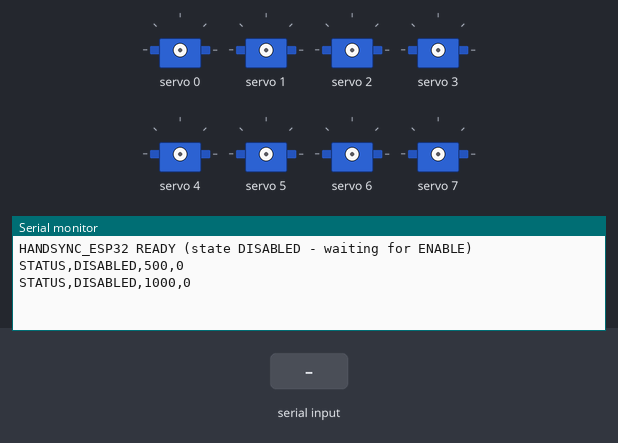
A sketch run on a simulated ESP32. Parts: 8 × servo, the last lines printed to the serial monitor. The test bench sets the inputs (shaded band).

Above: at 1.2 s.
1.3 s: "ENABLE\n" received over Serial
At 1.81 s:
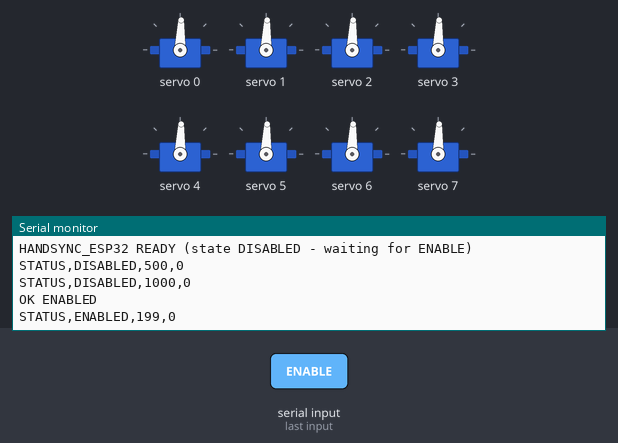
2.8 s: "STOP\n" received over Serial
At 3.31 s:
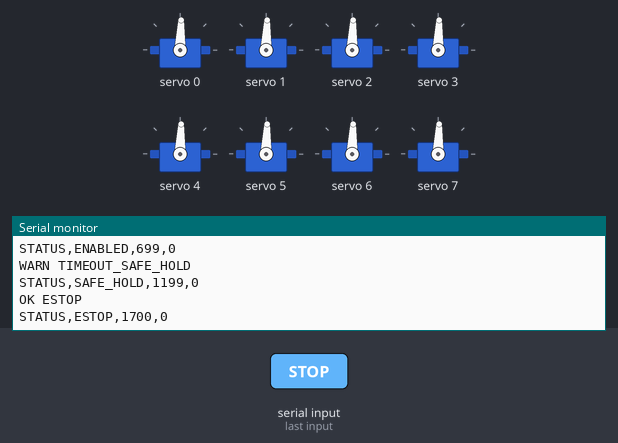
4.5 s: "RESUME\n" received over Serial
At 5.81 s:
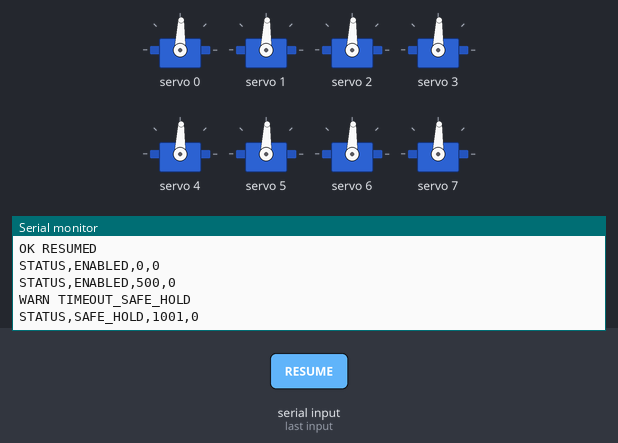
6.0 s: "DISABLE\n" received over Serial
At 6.31 s:
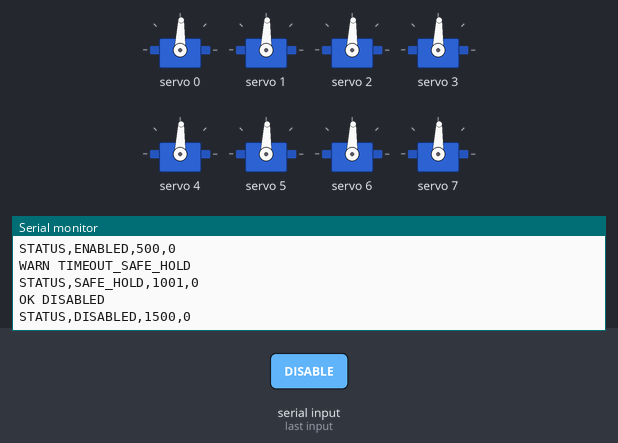
7.5 s: "HOME\n" received over Serial
At 8.4 s:
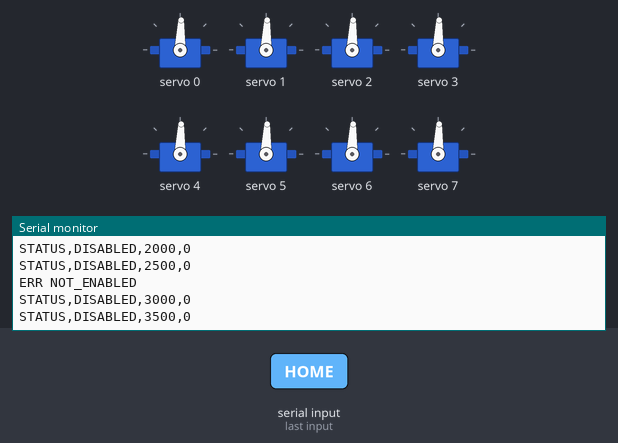
9.0 s: ",\n" received over Serial
At 9.4 s:
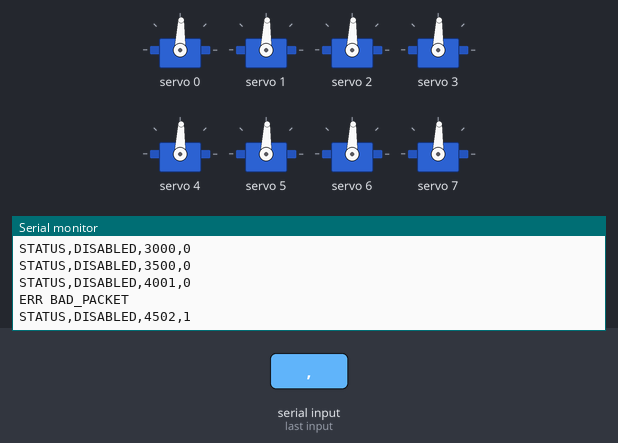
Timing chart, 0 to 11.5 s (numbered marks = the images above; inputs shaded):
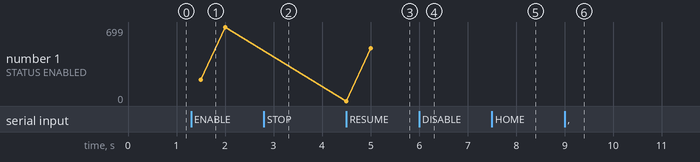

Measured:
- after the input at 1.3 s, the serial monitor: prints a new line at once (image 1)
- after the input at 2.8 s, the serial monitor: prints a new line at once (image 2)
- after the input at 4.5 s, the serial monitor: prints a new line at once (image 3)
- after the input at 6.0 s, the serial monitor: prints a new line at once (image 4)
- after the input at 7.5 s, the serial monitor: prints a new line at once (image 5)
- after the input at 9.0 s, the serial monitor: prints a new line at once (image 6)
- plotted number 1: 699 → 500 after the input at 4.5 s

The sketch:

HANDSYNC_ESP32.ino
```cpp
/*
 * HANDSYNC ESP32 firmware  -  USB serial -> PCA9685 -> 8 servos (two 4-DOF arms)
 *
 * Library needed (Arduino IDE > Library Manager):  "Adafruit PWM Servo Driver Library"
 * Board: any "ESP32 Dev Module" (Arduino-ESP32 core 2.x or 3.x).  Serial Monitor must be CLOSED
 * while the HANDSYNC app is connected.
 *
 * ---- Protocol (text lines, 115200 baud, '\n' terminated) --------------------------------
 *  PC -> ESP32
 *    90,80,110,90,90,100,70,30   8 angles: ch0..7 = L base, L shoulder, L elbow, L gripper,
 *                                                     R base, R shoulder, R elbow, R gripper
 *    PING     heartbeat (keeps the link alive when no angles are being sent)
 *    ENABLE   start driving the servos (starts from HOME, ramps to commanded angles)
 *    DISABLE  freeze servos where they are, ignore angle packets
 *    HOME     target = home angles (only while ENABLED)
 *    STOP     EMERGENCY STOP: freeze, ignore everything except RESUME / STATUS
 *    RESUME   leave emergency stop -> ENABLED (holds current position until new packets arrive)
 *    STATUS   print status now
 *  ESP32 -> PC
 *    STATUS,<STATE>,<ms since last valid packet>,<invalid packet count>   (every 500 ms)
 *    OK ...  /  ERR ...  /  WARN ...
 *
 * ---- Safety ---------------------------------------------------------------------------
 *  - At boot NO servo signal is generated (no sweep, no jump). State = DISABLED.
 *  - Servos are only driven after an explicit ENABLE.
 *  - Per-servo min/max limits are enforced here again (independent of the PC).
 *  - Slew-rate limit (MAX_SLEW_DEG_PER_SEC) so even a bad packet cannot snap a servo.
 *  - If no valid packet/PING arrives for COMMAND_TIMEOUT_MS while ENABLED -> SAFE_HOLD
 *    (freeze). A new valid ANGLE packet resumes. EMERGENCY STOP never auto-resumes.
 *  - Servo power MUST come from a separate 5-6 V supply (see README). Share GND only.
 */

#include <Wire.h>
#include <Adafruit_PWMServoDriver.h>

// ======================= USER SETTINGS =======================
#define SDA_PIN 21                         // ESP32 DevKit default I2C pins
#define SCL_PIN 22
const uint8_t  PCA9685_ADDRESS        = 0x40;
const uint32_t SERIAL_BAUD            = 115200;
const uint32_t COMMAND_TIMEOUT_MS     = 750;    // keep equal to config.ESP32_TIMEOUT_MS
const float    MAX_SLEW_DEG_PER_SEC   = 120.0f; // fastest allowed servo motion
const uint32_t UPDATE_INTERVAL_MS     = 20;     // servo update loop (50 Hz)
const uint32_t STATUS_INTERVAL_MS     = 500;
const bool     RELEASE_ON_STOP        = false;  // true = servos go limp on STOP, false = hold position
const uint16_t SERVO_MIN_US           = 500;    // SG90 typical 500..2400 us (check your servos!)
const uint16_t SERVO_MAX_US           = 2400;

const uint8_t NUM_SERVOS = 8;
// index = PCA9685 channel = position in the PC packet (must match config.SERVO_NAMES)
//                                  LB  LS  LE  LG  RB  RS  RE  RG
const int MIN_ANGLE [NUM_SERVOS] = { 20, 25, 25, 25, 20, 25, 25, 25 };
const int MAX_ANGLE [NUM_SERVOS] = {160,150,150,100,160,150,150,100 };
const int HOME_ANGLE[NUM_SERVOS] = { 90, 90, 90, 90, 90, 90, 90, 90 };
// =============================================================

enum State { ST_DISABLED, ST_ENABLED, ST_ESTOP, ST_SAFE_HOLD };
const char* STATE_NAMES[] = { "DISABLED", "ENABLED", "ESTOP", "SAFE_HOLD" };

Adafruit_PWMServoDriver pwm(PCA9685_ADDRESS, Wire);

State    state = ST_DISABLED;
float    currentAngle[NUM_SERVOS];
float    targetAngle[NUM_SERVOS];
int      lastTicks[NUM_SERVOS];
bool     outputsActive   = false;   // true once ENABLE has been received at least once
bool     outputsReleased = false;
uint32_t lastPacketMs    = 0;
uint32_t lastUpdateMs    = 0;
uint32_t lastStatusMs    = 0;
uint32_t lastErrorMs     = 0;
uint32_t invalidCount    = 0;

char    lineBuf[96];
uint8_t lineLen = 0;
bool    lineOverflow = false;

// ---------------------------------------------------------------- helpers
uint16_t angleToTicks(float angle) {
  float us = SERVO_MIN_US + (angle / 180.0f) * (SERVO_MAX_US - SERVO_MIN_US);
  return (uint16_t)((us * 4096.0f) / 20000.0f + 0.5f);       // 50 Hz -> 20000 us period, 12-bit
}

void reportError(const char* msg) {                          // rate-limited so noise can't flood
  if (millis() - lastErrorMs > 300) {
    Serial.print("ERR "); Serial.println(msg);
    lastErrorMs = millis();
  }
}

void freezeAtCurrent() {
  for (uint8_t i = 0; i < NUM_SERVOS; i++) targetAngle[i] = currentAngle[i];
}

void writeAllForced() {
  for (uint8_t i = 0; i < NUM_SERVOS; i++) lastTicks[i] = -1;
}

void releaseOutputs() {
  for (uint8_t i = 0; i < NUM_SERVOS; i++) pwm.setPWM(i, 0, 0);   // no pulses = servo limp
  outputsReleased = true;
}

void printStatus() {
  Serial.print("STATUS,"); Serial.print(STATE_NAMES[state]);
  Serial.print(','); Serial.print(millis() - lastPacketMs);
  Serial.print(','); Serial.println(invalidCount);
}

// ---------------------------------------------------------------- command handling
bool parseAngles(char* text, int out[NUM_SERVOS]) {
  uint8_t count = 0;
  char* p = text;
  while (true) {
    if (count >= NUM_SERVOS) return false;
    char* end;
    long v = strtol(p, &end, 10);
    if (end == p) return false;                  // no digits
    if (v < 0 || v > 180) return false;          // hard electrical/mechanical sanity range
    out[count++] = (int)v;
    if (*end == ',') { p = end + 1; continue; }
    if (*end == '\0') break;
    return false;                                // junk after number
  }
  return count == NUM_SERVOS;
}

void handleLine(char* line) {
  while (*line == ' ') line++;
  size_t n = strlen(line);
  while (n > 0 && (line[n - 1] == ' ' || line[n - 1] == '\r')) line[--n] = '\0';
  if (n == 0) return;

  if (!strcmp(line, "PING")) {
    lastPacketMs = millis();
  } else if (!strcmp(line, "STOP")) {
    state = ST_ESTOP;
    freezeAtCurrent();
    if (RELEASE_ON_STOP && outputsActive) releaseOutputs();
    Serial.println("OK ESTOP");
  } else if (!strcmp(line, "RESUME")) {
    if (state == ST_ESTOP) {
      if (outputsReleased && outputsActive) { writeAllForced(); outputsReleased = false; }
      state = ST_ENABLED;
      freezeAtCurrent();
      lastPacketMs = millis();
      Serial.println("OK RESUMED");
    } else {
      Serial.println("ERR NOT_IN_ESTOP");
    }
  } else if (!strcmp(line, "ENABLE")) {
    if (state == ST_ESTOP) { Serial.println("ERR ESTOP_ACTIVE"); return; }
    if (!outputsActive) {                         // first enable after boot: start from HOME
      for (uint8_t i = 0; i < NUM_SERVOS; i++) { currentAngle[i] = HOME_ANGLE[i]; targetAngle[i] = HOME_ANGLE[i]; }
      writeAllForced();
      outputsActive = true;
    }
    state = ST_ENABLED;
    lastPacketMs = millis();
    Serial.println("OK ENABLED");
  } else if (!strcmp(line, "DISABLE")) {
    if (state != ST_ESTOP) { state = ST_DISABLED; freezeAtCurrent(); }
    Serial.println("OK DISABLED");
  } else if (!strcmp(line, "HOME")) {
    if (state == ST_ENABLED) {
      for (uint8_t i = 0; i < NUM_SERVOS; i++) targetAngle[i] = HOME_ANGLE[i];
      lastPacketMs = millis();
      Serial.println("OK HOME");
    } else {
      Serial.println("ERR NOT_ENABLED");
    }
  } else if (!strcmp(line, "STATUS")) {
    printStatus();
  } else {
    int angles[NUM_SERVOS];
    if (!parseAngles(line, angles)) {
      invalidCount++;
      reportError("BAD_PACKET");
      return;
    }
    lastPacketMs = millis();                      // a valid packet is also a heartbeat
    if (state == ST_SAFE_HOLD) {                  // link is back: resume (slew-limited)
      state = ST_ENABLED;
      Serial.println("OK LINK_RESTORED");
    }
    if (state == ST_ENABLED) {
      for (uint8_t i = 0; i < NUM_SERVOS; i++)
        targetAngle[i] = constrain(angles[i], MIN_ANGLE[i], MAX_ANGLE[i]);
    }                                             // DISABLED / ESTOP: valid but ignored
  }
}

void readSerial() {
  while (Serial.available() > 0) {
    char c = (char)Serial.read();
    if (c == '\n') {
      if (!lineOverflow) { lineBuf[lineLen] = '\0'; handleLine(lineBuf); }
      else { invalidCount++; reportError("LINE_TOO_LONG"); }
      lineLen = 0; lineOverflow = false;
    } else if (lineLen < sizeof(lineBuf) - 1) {
      lineBuf[lineLen++] = c;
    } else {
      lineOverflow = true;
    }
  }
}

// ---------------------------------------------------------------- servo output
void updateServos(float dt) {
  if (!outputsActive || outputsReleased) return;
  float maxStep = MAX_SLEW_DEG_PER_SEC * dt;
  for (uint8_t i = 0; i < NUM_SERVOS; i++) {
    float diff = targetAngle[i] - currentAngle[i];
    if (diff >  maxStep) diff =  maxStep;
    if (diff < -maxStep) diff = -maxStep;
    currentAngle[i] += diff;
    float safe = constrain(currentAngle[i], (float)MIN_ANGLE[i], (float)MAX_ANGLE[i]);
    int ticks = angleToTicks(safe);
    if (ticks != lastTicks[i]) {
      pwm.setPWM(i, 0, ticks);
      lastTicks[i] = ticks;
    }
  }
}

// ---------------------------------------------------------------- Arduino entry points
void setup() {
  Serial.begin(SERIAL_BAUD);
  Wire.begin(SDA_PIN, SCL_PIN);
  Wire.setClock(400000);
  pwm.begin();                                    // PCA9685 resets with all outputs OFF -> no pulses
  pwm.setOscillatorFrequency(27000000);
  pwm.setPWMFreq(50);                             // 50 Hz servo frame
  for (uint8_t i = 0; i < NUM_SERVOS; i++) {
    currentAngle[i] = HOME_ANGLE[i];              // internal safe/home values; NOT written to servos yet
    targetAngle[i]  = HOME_ANGLE[i];
    lastTicks[i]    = -1;
  }
  lastPacketMs = lastUpdateMs = lastStatusMs = millis();
  Serial.println("HANDSYNC_ESP32 READY (state DISABLED - waiting for ENABLE)");
}

void loop() {
  readSerial();
  uint32_t now = millis();

  if (state == ST_ENABLED && (now - lastPacketMs) > COMMAND_TIMEOUT_MS) {
    state = ST_SAFE_HOLD;                         // stale command protection
    freezeAtCurrent();
    Serial.println("WARN TIMEOUT_SAFE_HOLD");
  }

  if (now - lastUpdateMs >= UPDATE_INTERVAL_MS) {
    float dt = (now - lastUpdateMs) / 1000.0f;
    lastUpdateMs = now;
    updateServos(dt);
  }

  if (now - lastStatusMs >= STATUS_INTERVAL_MS) {
    lastStatusMs = now;
    printStatus();
  }
}
```
